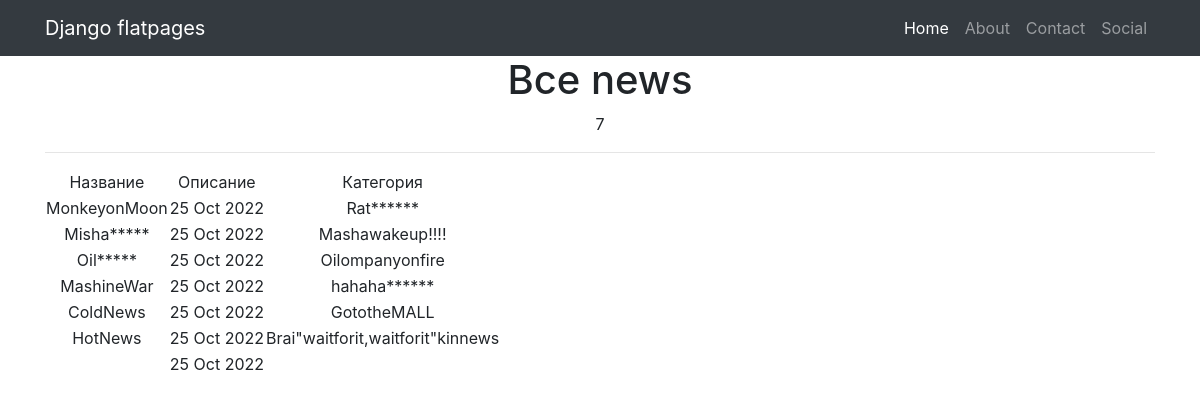
Page /news/ on the committed database.
### news/models.py (models this page shows, shortened)
class Post(models.Model):
    author = models.ForeignKey(Author, on_delete=models.CASCADE)
    NEWS = 'NW'
    ARTICLES = 'AR'
    CATEGORY_OF_POST = (
        (NEWS, 'Новости'),
        (ARTICLES, 'Статьи'),
    )
    category_Type = models.CharField(max_length=2, choices=CATEGORY_OF_POST, default=ARTICLES)
    date_Creation = models.DateTimeField(auto_now_add=True)
    post_Category = models.ManyToManyField(Category, through='Post_Category')
    title = models.CharField(max_length=128)
    text = models.TextField()
    rating = models.SmallIntegerField(default=0)

### news/views.py (the view)
# urls.py: path('', PostList.as_view()),
class PostList(ListView):
    model = Post  # указываем модель, объекты которой мы будем выводить
    template_name = 'news.html'
    context_object_name = 'news'
    queryset = Post.objects.order_by('-id')

### news/templatetags/custom_filters.py (called while the page is built)
@register.filter(name='censor')
def censor(value):
    arStr = str(value).split()
    badWords = ['mat']
    ln = len(badWords)
    filtered_message = ''
    string = ''
    string2 = ''
    subtitle = '*'
    flag = 0
    for i in arStr:
        string += i
        string2 = string.lower()
        for j in badWords:
            if j == string2:
               filtered_message += subtitle * len(string)
               flag -= 1
               string = ''
            if not string2 in j:
                flag += 1
        if flag == ln:
            filtered_message += string
            string = ''
    if string2 != '' and string2 not in arStr:
        filtered_message += string
    elif string2 != '':
        filtered_message += subtitle * len(string)
    return filtered_message

### templates/news.html (shortened to what this page needs)
{% extends 'flatpages/default.html' %}
{% load custom_filters %}
{% block content %}
    <h1>Все news</h1>
    {{ news | length }}
    <hr>
    {% if news %}
        <table>
            <tr>
                <td>
                    Название
                </td>
                <td>
                    Описание
                </td>
                <td>
                    Категория
                </td>
            </tr>
        {% for new in news %}
            <tr>
                <td>
                    {{ new.title|censor }}
                </td>
                <td>
                    {{ new.date_Creation | date:'d M Y' }}
                </td>
                <td>
                    {{ new.text | truncatewords:50 | censor}}
                </td>
            </tr>
        {% endfor %}
        </table>
    {% else %}
        <h2>Товаров нет!</h2>
    {% endif %}
{% endblock content %}

### templates/flatpages/default.html (shortened to what this page needs)
{% load static %}
<!DOCTYPE html>
<html lang="en">
<head>
  <link href="{% static 'vendor/bootstrap/css/bootstrap.min.css' %}" rel="stylesheet">
</head>
<body>
  <nav class="navbar navbar-expand-lg navbar-dark bg-dark static-top">
    <div class="container">
      <a class="navbar-brand" href="#">Django flatpages</a>
      <div class="collapse navbar-collapse" id="navbarResponsive">
        <ul class="navbar-nav ml-auto">
          <li class="nav-item active">
            <a class="nav-link" href="#">Home
            </a>
          </li>
          <li class="nav-item">
            <a class="nav-link" href="/about/">About</a>
          </li>
          <li class="nav-item">
            <a class="nav-link" href="/contacts/">Contact</a>
          </li>
          <li class="nav-item">
            <a class="nav-link" href="/socnetwork/">Social</a>
          </li>
        </ul>
      </div>
    </div>
  </nav>
  <div class="container">
    <div class="row">
      <div class="col-lg-12 text-center">
       {% block content %}{% endblock content %}
      </div>
    </div>
  </div>
</body>
</html>

### rows in the picture
Post: title|censor "MonkeyonMoon", date_Creation "25 Oct 2022", text|censor "Rat******"
Post: title|censor "Misha*****", date_Creation "25 Oct 2022", text|censor "Mashawakeup!!!!"
Post: title|censor "Oil*****", date_Creation "25 Oct 2022", text|censor "Oilompanyonfire"
Post: title|censor "MashineWar", date_Creation "25 Oct 2022", text|censor "hahaha******"
Post: title|censor "ColdNews", date_Creation "25 Oct 2022", text|censor "GototheMALL"
Post: title|censor "HotNews", date_Creation "25 Oct 2022", text|censor "Brai\"waitforit,waitforit\"kinnews"
Post: date_Creation "25 Oct 2022"

### other values in the picture
{{ news | length }} "7"
